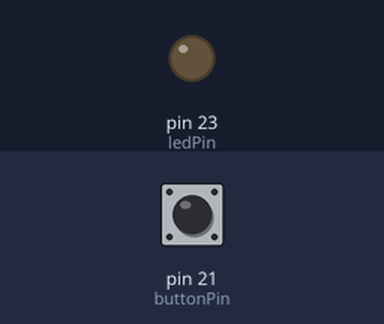
Simulated run of this sketch. Board: Arduino Mega 2560, built with avr-gcc and run on an emulated ATmega2560. Shown: output pins drawn as LEDs (lit = HIGH). Inputs (shaded band) come from the test bench; at power-on: pin 21 (buttonPin) HIGH.

Above: at 1.2 s.
1.3 s: pin 21 (buttonPin) pulled LOW for 0.15 s
At 2.5 s:
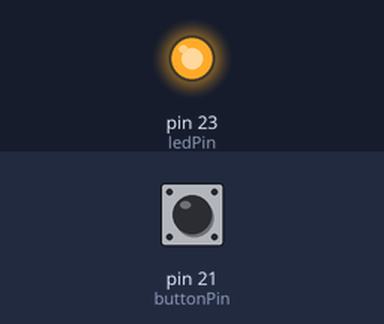
2.9 s: pin 21 (buttonPin) pulled LOW for 1 s
At 3.8 s:
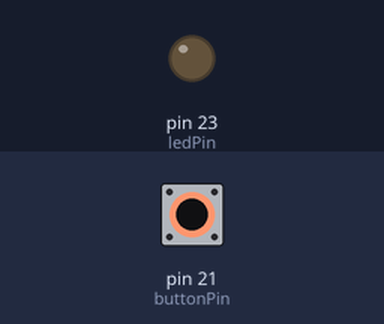
5.4 s: pin 21 (buttonPin) pulled LOW for 3.2 s
At 5.7 s:
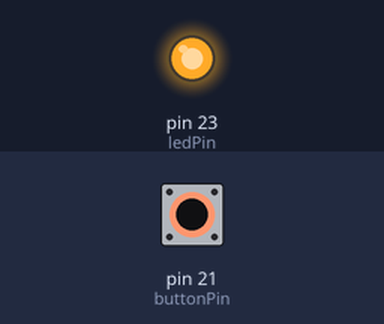
Timing chart, 0 to 8.4 s (numbered marks = the images above; inputs shaded):
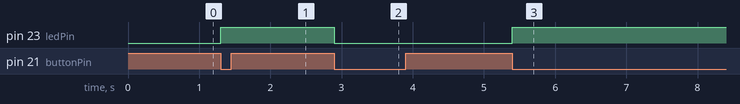

Measured:
- after the input at 1.3 s, pin 23 (ledPin): LOW → HIGH at once
- after the input at 2.9 s, pin 23 (ledPin): HIGH → LOW at once
- after the input at 5.4 s, pin 23 (ledPin): LOW → HIGH at once

The sketch:

Button_Toggle.ino
```cpp
const int buttonPin = 21;
const int ledPin = 23;

int ledState = LOW;
int buttonState;
int lastButtonState = HIGH;
void setup() {
  pinMode(buttonPin, INPUT_PULLUP);
  pinMode(ledPin, OUTPUT);

  digitalWrite(ledPin, ledState);
}

void loop() {
  buttonState = digitalRead(buttonPin);


  if (buttonState == LOW && lastButtonState == HIGH) {
    ledState = !ledState;
    digitalWrite(ledPin, ledState);
    delay(50);
  }

  lastButtonState = buttonState;
}
```
